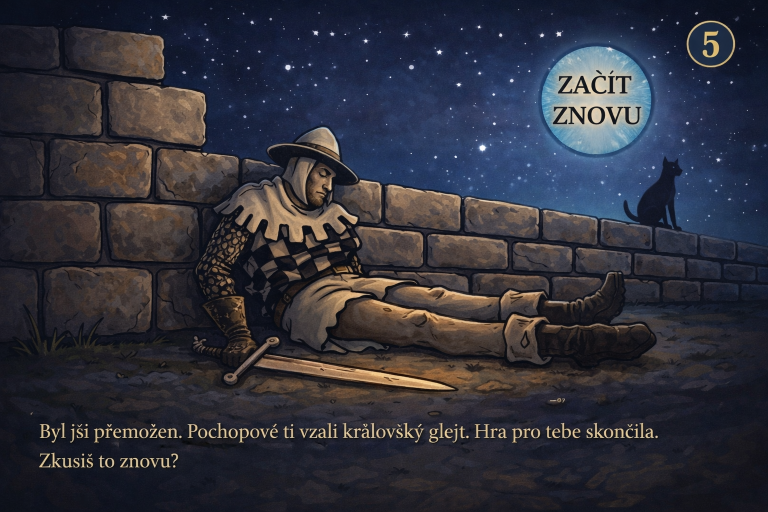
#> input picture obrazky_stylizovane/page_007.png, 1536 x 1024 px, given as the content of the folder obrazky_hra, which was not available (shown at 1/2 size)
$ python stylize_all.py
#> lines starting #> are read from the running program, lines starting #| are printed output that depends on the picture; pictures that were not available may be replaced by others from this repository, and a replacement may not be noted
from PIL import Image, ImageChops, ImageEnhance, ImageDraw, ImageOps
import os
import re

def extract_number(filename):
    match = re.search(r'(\d+)', filename)
    return int(match.group(1)) if match else 0

def create_soft_vignette(size, margin=60):
    # Create a soft vignette mask
    width, height = size
    mask = Image.new('L', size, 255)
    draw = ImageDraw.Draw(mask)

    # Draw a gradient by nesting rectangles with decreasing alpha
    for i in range(margin):
        alpha = int(255 * (i / margin))
        draw.rectangle([i, i, width - i, height - i], outline=alpha)

    # Soften the mask further
    # mask = mask.filter(ImageFilter.GaussianBlur(10)) # Needs ImageFilter
    return mask

def stylize_page(original_path, texture_path, output_path):
    # Load original page and texture
#> called with original_path = 'obrazky_hra/page_007.png', output_path = 'obrazky_stylizovane/page_007.png'
    original = Image.open(original_path).convert("RGBA")
    texture = Image.open(texture_path).convert("RGBA")

    # Resize texture to match original
    texture = texture.resize(original.size, Image.Resampling.LANCZOS)

    # Enhance original: increase contrast to make text "popping"
    enhancer = ImageEnhance.Contrast(original)
    enhanced = enhancer.enhance(1.6)
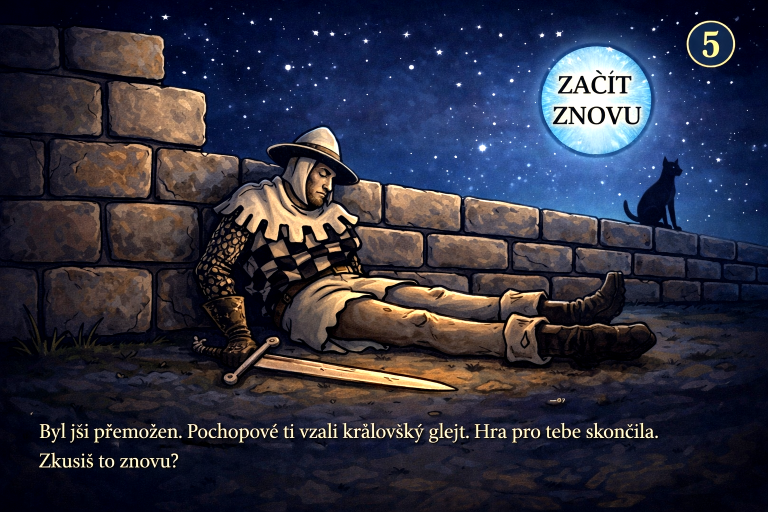
#> enhanced: PIL image 1536x1024 RGBA (shown at 1/2 size); mean R, G, B, A 47.3, 48.1, 63.7, 255

    # Multiply the color images
    result_rgb = ImageChops.multiply(texture.convert("RGB"), enhanced.convert("RGB"))
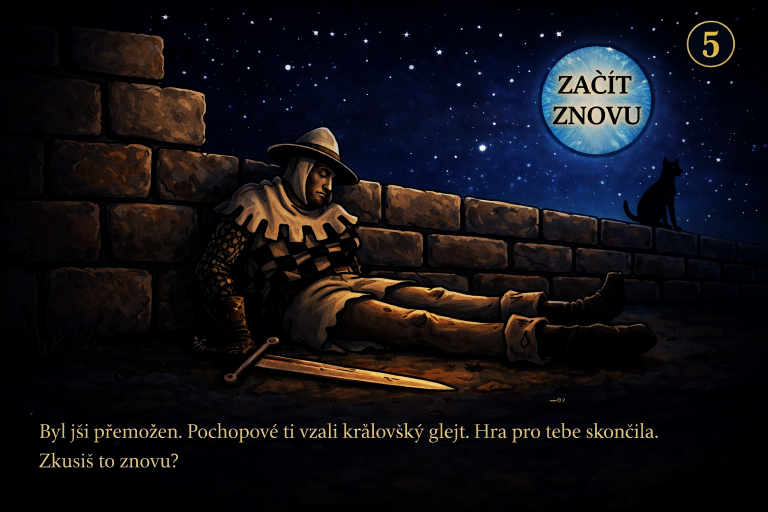
#> result_rgb: PIL image 1536x1024 RGB (shown at 1/2 size); mean R, G, B 18, 16.4, 21.2

    # Convert back to RGBA
    result = result_rgb.convert("RGBA")

    # Add Soft Shadow Vignette (to blend with the frame)
    vignette_mask = create_soft_vignette(result.size, margin=40)
#> in create_soft_vignette, `mask = Image.new('L', size, 255)`: mask: PIL image 1536x1024 L; every value is 255
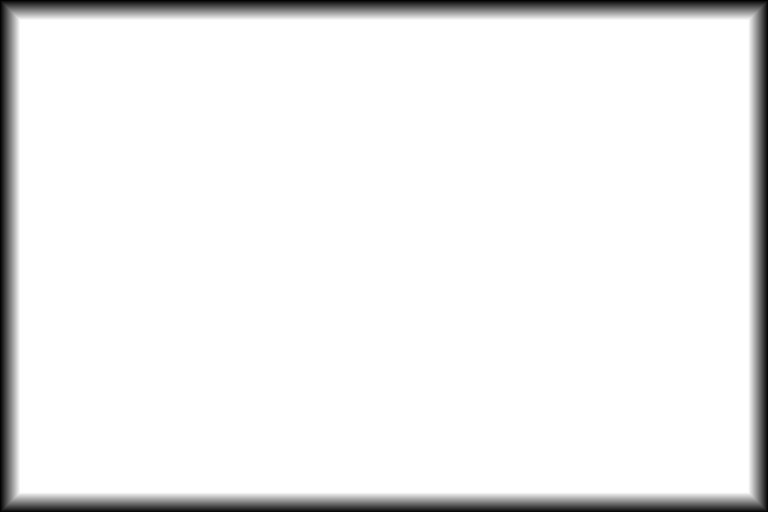
#> vignette_mask: PIL image 1536x1024 L (shown at 1/2 size); min 0, max 255, mean 238.7
    shadow = Image.new('RGBA', result.size, (0, 0, 0, 255))
    # In PIL composite: 1st image where mask is 255, 2nd where mask is 0.
    # Our mask is 255 in middle, 0 at edges.
    # So we want result where 255, shadow where 0.
    result = Image.composite(result, shadow, vignette_mask)

    result.save(output_path)

def main():
    input_dir = "obrazky_hra"
    output_dir = "obrazky_stylizovane"
    texture_path = r"C:\Users\vacla\.gemini\antigravity\brain\45a580f5-fa1c-4608-b7f6-4794ca5059ea\fantasy_parchment_light_1766413742068.png"

    if not os.path.exists(output_dir):
        os.makedirs(output_dir)

    files = [f for f in os.listdir(input_dir) if f.endswith(".png")]
    files.sort(key=extract_number)

    total = len(files)
    print(f"Starting stylization of {total} files...")

    for i, filename in enumerate(files):
        input_path = os.path.join(input_dir, filename)
        output_path = os.path.join(output_dir, filename)

        try:
            stylize_page(input_path, texture_path, output_path)
            if (i + 1) % 10 == 0:
                print(f"Processed {i + 1}/{total}...")
        except Exception as e:
            print(f"Error processing {filename}: {e}")

    print("Stylization complete!")

if __name__ == "__main__":
    main()
